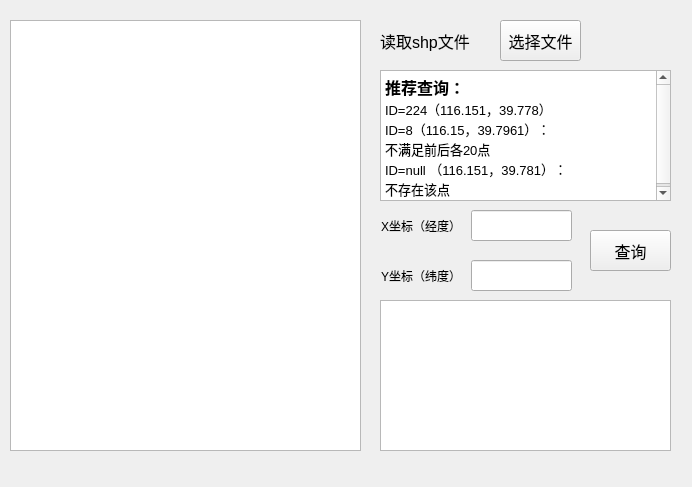
<?xml version="1.0" encoding="UTF-8"?>
<ui version="4.0">
 <class>PointsSearchClass</class>
 <widget class="QMainWindow" name="PointsSearchClass">
  <property name="geometry">
   <rect>
    <x>0</x>
    <y>0</y>
    <width>692</width>
    <height>487</height>
   </rect>
  </property>
  <property name="windowTitle">
   <string>PointsSearch</string>
  </property>
  <widget class="QWidget" name="centralWidget">
   <widget class="QTableWidget" name="pointsView">
    <property name="geometry">
     <rect>
      <x>10</x>
      <y>20</y>
      <width>351</width>
      <height>431</height>
     </rect>
    </property>
   </widget>
   <widget class="QPushButton" name="chooseShpFile">
    <property name="geometry">
     <rect>
      <x>500</x>
      <y>20</y>
      <width>81</width>
      <height>41</height>
     </rect>
    </property>
    <property name="font">
     <font>
      <pointsize>12</pointsize>
     </font>
    </property>
    <property name="cursor">
     <cursorShape>PointingHandCursor</cursorShape>
    </property>
    <property name="text">
     <string>选择文件</string>
    </property>
   </widget>
   <widget class="QLabel" name="label">
    <property name="geometry">
     <rect>
      <x>380</x>
      <y>20</y>
      <width>101</width>
      <height>41</height>
     </rect>
    </property>
    <property name="font">
     <font>
      <pointsize>12</pointsize>
      <bold>false</bold>
     </font>
    </property>
    <property name="text">
     <string>读取shp文件</string>
    </property>
   </widget>
   <widget class="QLineEdit" name="inputX">
    <property name="geometry">
     <rect>
      <x>471</x>
      <y>210</y>
      <width>101</width>
      <height>31</height>
     </rect>
    </property>
   </widget>
   <widget class="QLabel" name="label_3">
    <property name="geometry">
     <rect>
      <x>381</x>
      <y>210</y>
      <width>81</width>
      <height>31</height>
     </rect>
    </property>
    <property name="text">
     <string>X坐标（经度）</string>
    </property>
   </widget>
   <widget class="QLabel" name="label_4">
    <property name="geometry">
     <rect>
      <x>381</x>
      <y>260</y>
      <width>81</width>
      <height>31</height>
     </rect>
    </property>
    <property name="text">
     <string>Y坐标（纬度）</string>
    </property>
   </widget>
   <widget class="QLineEdit" name="inputY">
    <property name="geometry">
     <rect>
      <x>471</x>
      <y>260</y>
      <width>101</width>
      <height>31</height>
     </rect>
    </property>
   </widget>
   <widget class="QPushButton" name="searchBtn">
    <property name="geometry">
     <rect>
      <x>590</x>
      <y>230</y>
      <width>81</width>
      <height>41</height>
     </rect>
    </property>
    <property name="font">
     <font>
      <pointsize>12</pointsize>
      <bold>false</bold>
     </font>
    </property>
    <property name="cursor">
     <cursorShape>PointingHandCursor</cursorShape>
    </property>
    <property name="text">
     <string>查询</string>
    </property>
   </widget>
   <widget class="QTextEdit" name="targetView">
    <property name="geometry">
     <rect>
      <x>380</x>
      <y>300</y>
      <width>291</width>
      <height>151</height>
     </rect>
    </property>
   </widget>
   <widget class="QTextEdit" name="textEdit">
    <property name="geometry">
     <rect>
      <x>380</x>
      <y>70</y>
      <width>291</width>
      <height>131</height>
     </rect>
    </property>
    <property name="html">
     <string>&lt;!DOCTYPE HTML PUBLIC &quot;-//W3C//DTD HTML 4.0//EN&quot; &quot;http://www.w3.org/TR/REC-html40/strict.dtd&quot;&gt;
&lt;html&gt;&lt;head&gt;&lt;meta name=&quot;qrichtext&quot; content=&quot;1&quot; /&gt;&lt;meta charset=&quot;utf-8&quot; /&gt;&lt;style type=&quot;text/css&quot;&gt;
p, li { white-space: pre-wrap; }
hr { height: 1px; border-width: 0; }
li.unchecked::marker { content: &quot;\2610&quot;; }
li.checked::marker { content: &quot;\2612&quot;; }
&lt;/style&gt;&lt;/head&gt;&lt;body style=&quot; font-family:'Microsoft YaHei UI'; font-size:9.75pt; font-weight:400; font-style:normal;&quot;&gt;
&lt;p style=&quot; margin-top:0px; margin-bottom:0px; margin-left:0px; margin-right:0px; -qt-block-indent:0; text-indent:0px;&quot;&gt;&lt;span style=&quot; font-size:12pt; font-weight:700;&quot;&gt;推荐查询：&lt;/span&gt;&lt;/p&gt;
&lt;p style=&quot; margin-top:0px; margin-bottom:0px; margin-left:0px; margin-right:0px; -qt-block-indent:0; text-indent:0px;&quot;&gt;ID=224（116.151，39.778）&lt;/p&gt;
&lt;p style=&quot; margin-top:0px; margin-bottom:0px; margin-left:0px; margin-right:0px; -qt-block-indent:0; text-indent:0px;&quot;&gt;ID=8（116.15，39.7961）：&lt;/p&gt;
&lt;p style=&quot; margin-top:0px; margin-bottom:0px; margin-left:0px; margin-right:0px; -qt-block-indent:0; text-indent:0px;&quot;&gt;不满足前后各20点&lt;/p&gt;
&lt;p style=&quot; margin-top:0px; margin-bottom:0px; margin-left:0px; margin-right:0px; -qt-block-indent:0; text-indent:0px;&quot;&gt;ID=null （116.151，39.781）：&lt;/p&gt;
&lt;p style=&quot; margin-top:0px; margin-bottom:0px; margin-left:0px; margin-right:0px; -qt-block-indent:0; text-indent:0px;&quot;&gt;不存在该点&lt;/p&gt;&lt;/body&gt;&lt;/html&gt;</string>
    </property>
   </widget>
  </widget>
  <widget class="QMenuBar" name="menuBar">
   <property name="geometry">
    <rect>
     <x>0</x>
     <y>0</y>
     <width>692</width>
     <height>23</height>
    </rect>
   </property>
  </widget>
 </widget>
 <layoutdefault spacing="6" margin="11"/>
 <resources>
  <include location="PointsSearch.qrc"/>
 </resources>
 <connections/>
</ui>
